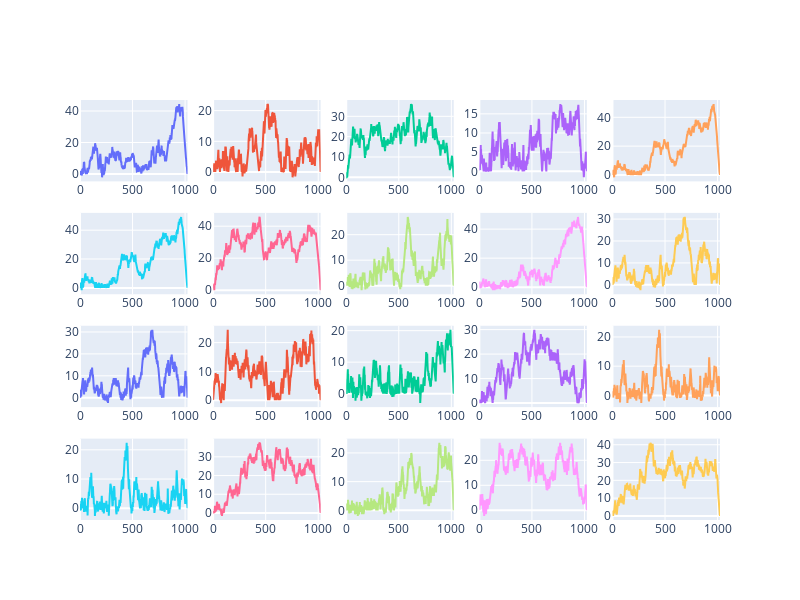

Notebook cell for this chart:
### Code cell
fig = make_subplots(4, 5)

for i in range(4):
    for j in range(5):
        fig.append_trace(go.Scatter(x=x, y=serieses[4*i + j]), row=i+1, col=j+1)

fig.update_layout(height=600, width=800, showlegend=False)
fig.show()

### Figure 1 — Plotly figure (JSON) as saved in the notebook; plotly's stock layout.template omitted (floating-point values rounded to 4 significant figures; data arrays with more than 128 entries replaced by an {"elided": "..."} marker saying what was removed)
{"data": [{"type": "scatter", "x": {"elided": "1024 int values"}, "xaxis": "x", "y": {"elided": "1024 float values"}, "yaxis": "y"}, {"type": "scatter", "x": {"elided": "1024 int values"}, "xaxis": "x2", "y": {"elided": "1024 float values"}, "yaxis": "y2"}, {"type": "scatter", "x": {"elided": "1024 int values"}, "xaxis": "x3", "y": {"elided": "1024 float values"}, "yaxis": "y3"}, {"type": "scatter", "x": {"elided": "1024 int values"}, "xaxis": "x4", "y": {"elided": "1024 float values"}, "yaxis": "y4"}, {"type": "scatter", "x": {"elided": "1024 int values"}, "xaxis": "x5", "y": {"elided": "1024 float values"}, "yaxis": "y5"}, {"type": "scatter", "x": {"elided": "1024 int values"}, "xaxis": "x6", "y": {"elided": "1024 float values"}, "yaxis": "y6"}, {"type": "scatter", "x": {"elided": "1024 int values"}, "xaxis": "x7", "y": {"elided": "1024 float values"}, "yaxis": "y7"}, {"type": "scatter", "x": {"elided": "1024 int values"}, "xaxis": "x8", "y": {"elided": "1024 float values"}, "yaxis": "y8"}, {"type": "scatter", "x": {"elided": "1024 int values"}, "xaxis": "x9", "y": {"elided": "1024 float values"}, "yaxis": "y9"}, {"type": "scatter", "x": {"elided": "1024 int values"}, "xaxis": "x10", "y": {"elided": "1024 float values"}, "yaxis": "y10"}, {"type": "scatter", "x": {"elided": "1024 int values"}, "xaxis": "x11", "y": {"elided": "1024 float values"}, "yaxis": "y11"}, {"type": "scatter", "x": {"elided": "1024 int values"}, "xaxis": "x12", "y": {"elided": "1024 float values"}, "yaxis": "y12"}, {"type": "scatter", "x": {"elided": "1024 int values"}, "xaxis": "x13", "y": {"elided": "1024 float values"}, "yaxis": "y13"}, {"type": "scatter", "x": {"elided": "1024 int values"}, "xaxis": "x14", "y": {"elided": "1024 float values"}, "yaxis": "y14"}, {"type": "scatter", "x": {"elided": "1024 int values"}, "xaxis": "x15", "y": {"elided": "1024 float values"}, "yaxis": "y15"}, {"type": "scatter", "x": {"elided": "1024 int values"}, "xaxis": "x16", "y": {"elided": "1024 float values"}, "yaxis": "y16"}, {"type": "scatter", "x": {"elided": "1024 int values"}, "xaxis": "x17", "y": {"elided": "1024 float values"}, "yaxis": "y17"}, {"type": "scatter", "x": {"elided": "1024 int values"}, "xaxis": "x18", "y": {"elided": "1024 float values"}, "yaxis": "y18"}, {"type": "scatter", "x": {"elided": "1024 int values"}, "xaxis": "x19", "y": {"elided": "1024 float values"}, "yaxis": "y19"}, {"type": "scatter", "x": {"elided": "1024 int values"}, "xaxis": "x20", "y": {"elided": "1024 float values"}, "yaxis": "y20"}], "layout": {"height": 600, "showlegend": false, "width": 800, "xaxis": {"anchor": "y", "domain": [0, 0.168]}, "xaxis10": {"anchor": "y10", "domain": [0.832, 1]}, "xaxis11": {"anchor": "y11", "domain": [0, 0.168]}, "xaxis12": {"anchor": "y12", "domain": [0.208, 0.376]}, "xaxis13": {"anchor": "y13", "domain": [0.416, 0.584]}, "xaxis14": {"anchor": "y14", "domain": [0.624, 0.792]}, "xaxis15": {"anchor": "y15", "domain": [0.832, 1]}, "xaxis16": {"anchor": "y16", "domain": [0, 0.168]}, "xaxis17": {"anchor": "y17", "domain": [0.208, 0.376]}, "xaxis18": {"anchor": "y18", "domain": [0.416, 0.584]}, "xaxis19": {"anchor": "y19", "domain": [0.624, 0.792]}, "xaxis2": {"anchor": "y2", "domain": [0.208, 0.376]}, "xaxis20": {"anchor": "y20", "domain": [0.832, 1]}, "xaxis3": {"anchor": "y3", "domain": [0.416, 0.584]}, "xaxis4": {"anchor": "y4", "domain": [0.624, 0.792]}, "xaxis5": {"anchor": "y5", "domain": [0.832, 1]}, "xaxis6": {"anchor": "y6", "domain": [0, 0.168]}, "xaxis7": {"anchor": "y7", "domain": [0.208, 0.376]}, "xaxis8": {"anchor": "y8", "domain": [0.416, 0.584]}, "xaxis9": {"anchor": "y9", "domain": [0.624, 0.792]}, "yaxis": {"anchor": "x", "domain": [0.8063, 1]}, "yaxis10": {"anchor": "x10", "domain": [0.5375, 0.7312]}, "yaxis11": {"anchor": "x11", "domain": [0.2687, 0.4625]}, "yaxis12": {"anchor": "x12", "domain": [0.2687, 0.4625]}, "yaxis13": {"anchor": "x13", "domain": [0.2687, 0.4625]}, "yaxis14": {"anchor": "x14", "domain": [0.2687, 0.4625]}, "yaxis15": {"anchor": "x15", "domain": [0.2687, 0.4625]}, "yaxis16": {"anchor": "x16", "domain": [0, 0.1938]}, "yaxis17": {"anchor": "x17", "domain": [0, 0.1938]}, "yaxis18": {"anchor": "x18", "domain": [0, 0.1938]}, "yaxis19": {"anchor": "x19", "domain": [0, 0.1938]}, "yaxis2": {"anchor": "x2", "domain": [0.8063, 1]}, "yaxis20": {"anchor": "x20", "domain": [0, 0.1938]}, "yaxis3": {"anchor": "x3", "domain": [0.8063, 1]}, "yaxis4": {"anchor": "x4", "domain": [0.8063, 1]}, "yaxis5": {"anchor": "x5", "domain": [0.8063, 1]}, "yaxis6": {"anchor": "x6", "domain": [0.5375, 0.7312]}, "yaxis7": {"anchor": "x7", "domain": [0.5375, 0.7312]}, "yaxis8": {"anchor": "x8", "domain": [0.5375, 0.7312]}, "yaxis9": {"anchor": "x9", "domain": [0.5375, 0.7312]}}}
